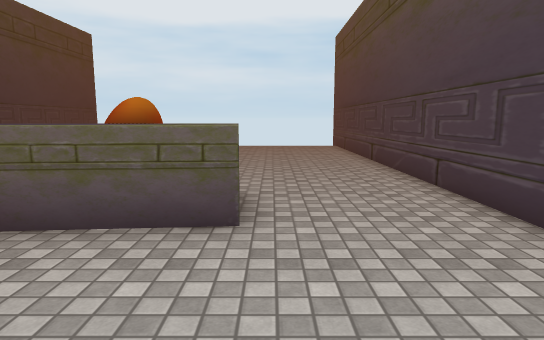
View 1 (above)

14 first-person views from a walk through a 3-D level made in the Unity game engine. The camera is 1.4 m above the floor, tilts 8° down and sees 75° across. The floor is counted in squares, 1 m on a side. Each view is taken from the middle of a square. On the plan, view 1 faces up. The plan holds only what a view shows up to about 15 squares ahead; the rest is blank. The place goes on beyond the plan. Some animated figures are not drawn. Some surface patterns are stand-ins.

View 2
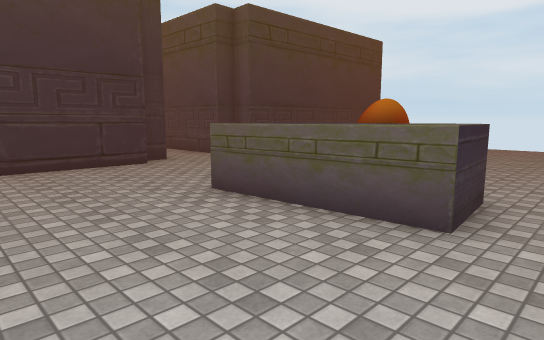

View 3
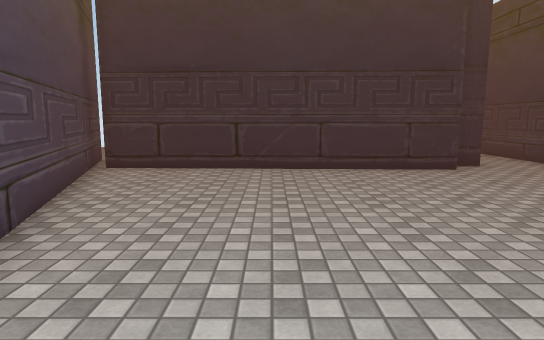

View 4
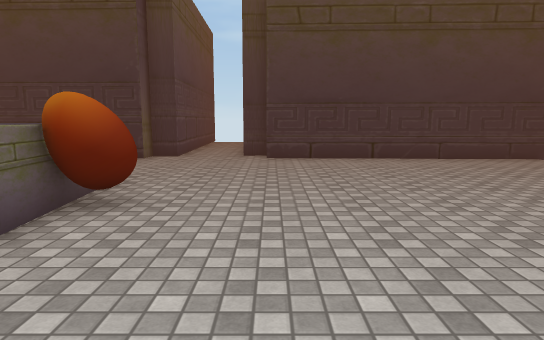

View 5
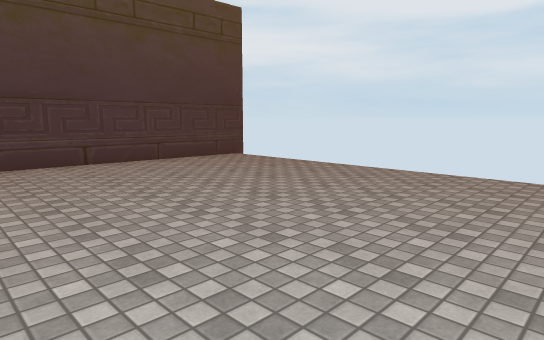

View 6
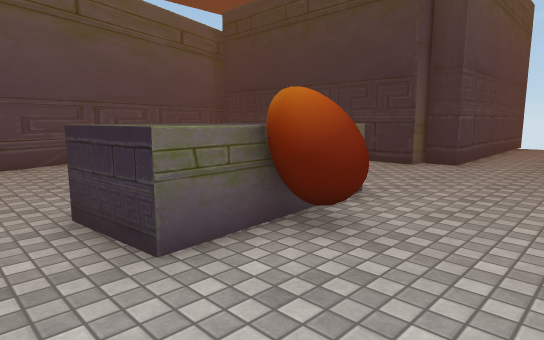

View 7
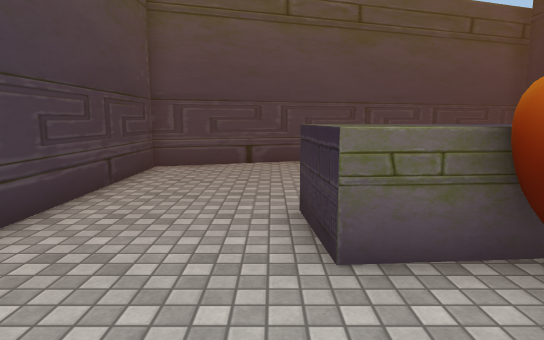

View 8
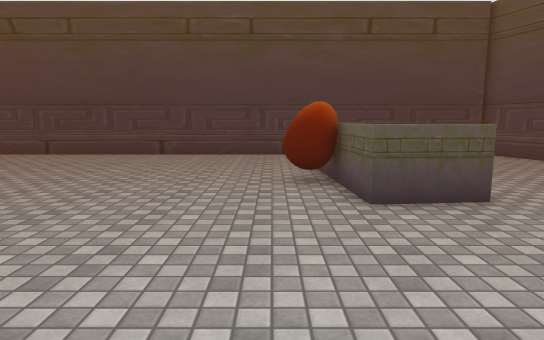

View 9
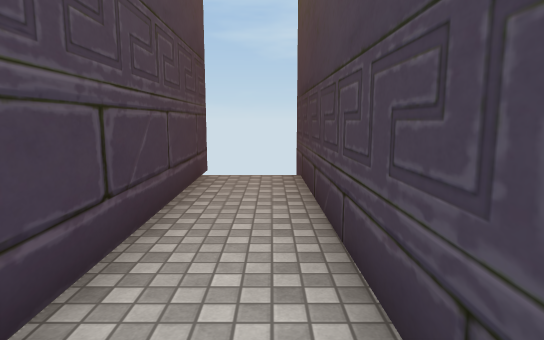

View 10
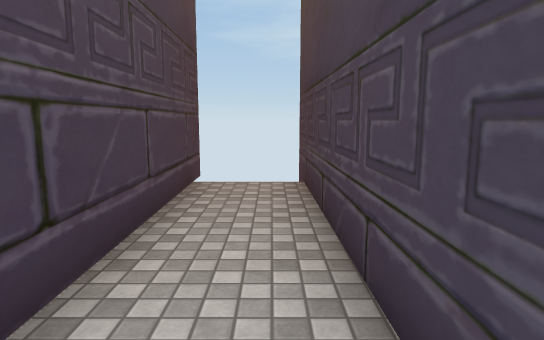

View 11
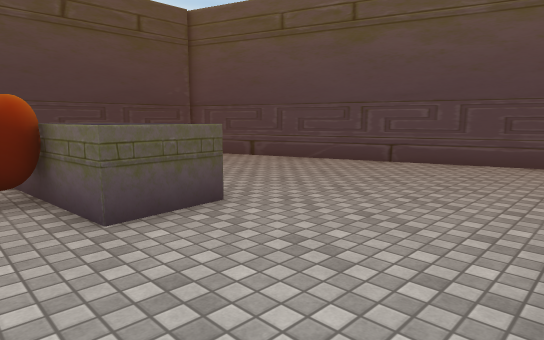

View 12
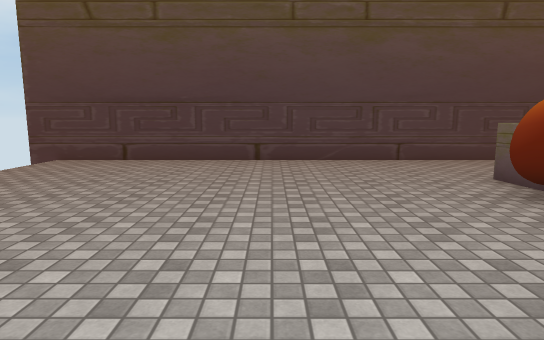

View 13
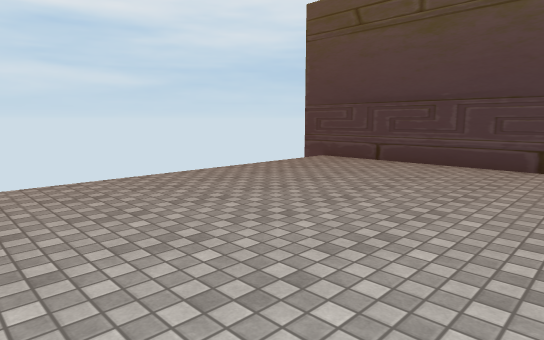

View 14
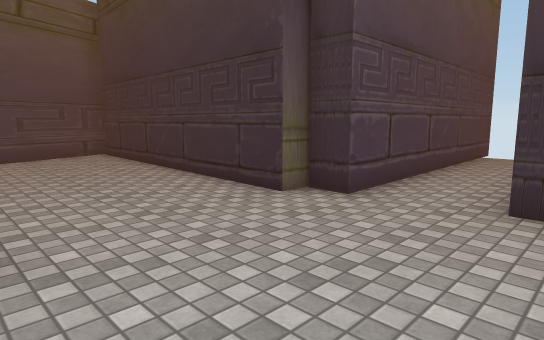

### Floor plan
Key: @ floor where view 1 was taken; # wall or solid block; . floor; = window, fence, low wall or low ledge; ^ raised ledge; O other object.
Columns run from 20 left of view 1 to 4 right of it. Each row starts with its distance up from view 1.
 20           #             #
 19           #.............#
 18           #.............#
 17           #.............#
 16           #.............#
 15           #.............#
 14           #.............#
 13           #.............#
 12           #.............#
 11           #.............#
 10          ##.............#
  9 ##########..............#
  8  ................O......#
  7  ................OO.....#
  6 ##########.....^^^^^....#
  5          ##....^^^^^....#
  4           #....=^.......#
  3           #.............#
  2           #.............#
  1           #.............#
  0           #.........@...#
 -1           #...........###
 -2           #........####
 -3           #.....####
 -4           #..####
 -5          #####

Where each view was taken, in squares from view 1:
view 1: 0 up, 0 right, facing up
view 2: 0 up, 1 right, facing up-left
view 3: 0 up, 0 right, facing left
view 4: 10 up, 3 right, facing left
view 5: 10 up, 2 right, facing up-left
view 6: 10 up, 1 right, facing down-left
view 7: 10 up, 0 right, facing down
view 8: 8 up, 11 left, facing right
view 9: 8 up, 11 left, facing left
view 10: 8 up, 12 left, facing left
view 11: 8 up, 10 left, facing down-right
view 12: 12 up, 9 left, facing right
view 13: 11 up, 8 left, facing up-right
view 14: 10 up, 5 left, facing down-left
